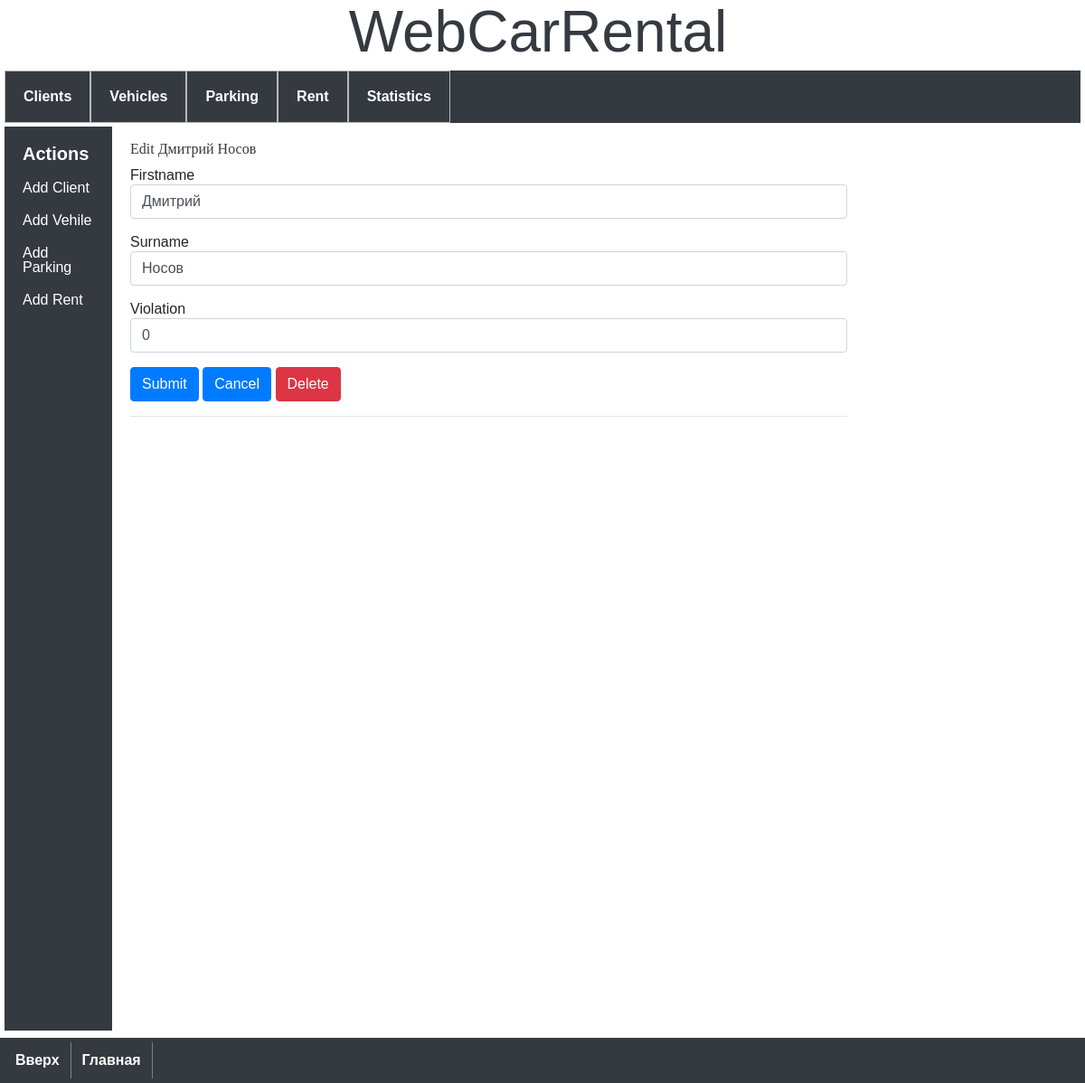
Before: /client/6/edit-client with the older database file.
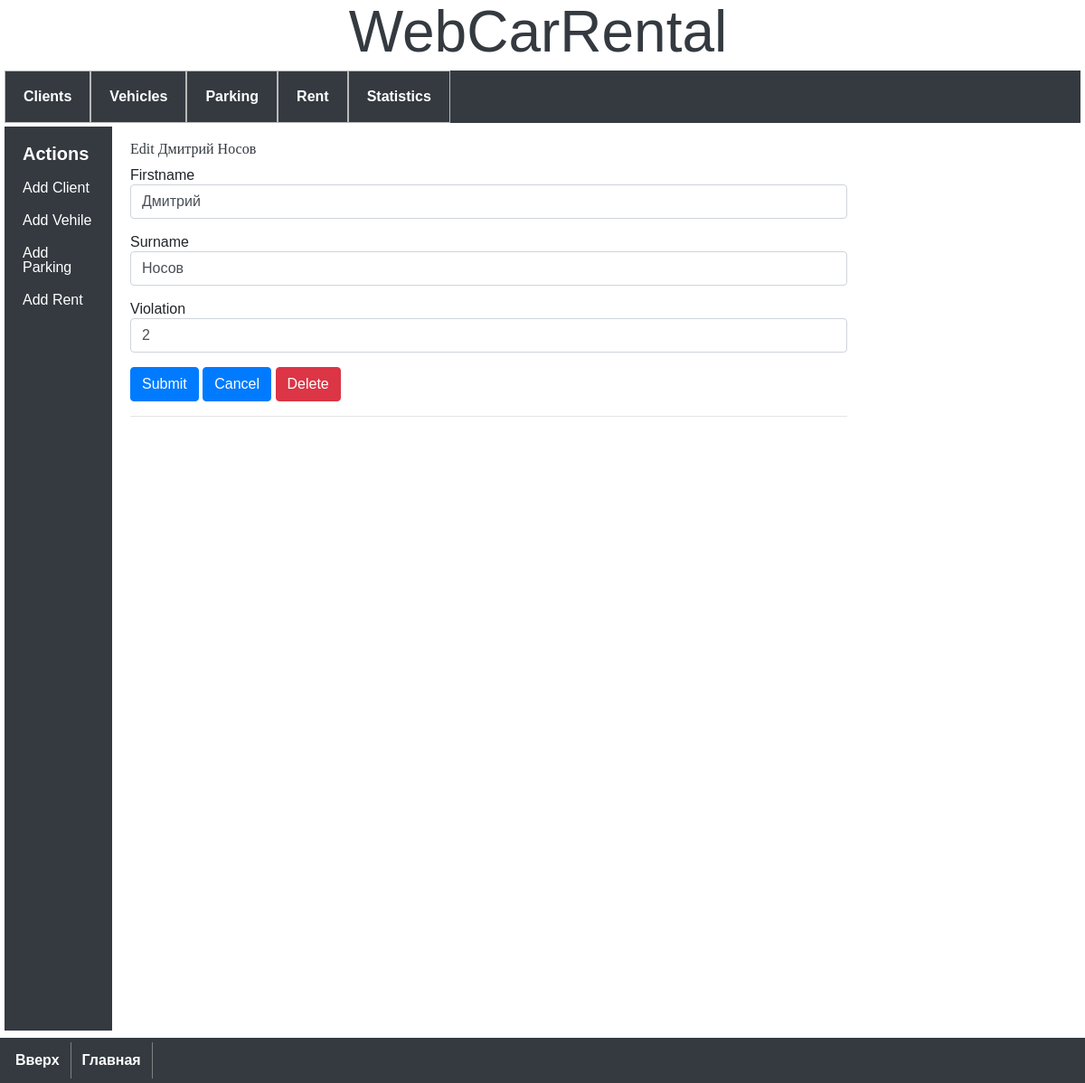
After: the same page with the newer database file.
### model.py (models this page shows)
class Client(db.Model):
    __tablename__ = 'client'
    client_id = db.Column('client_id', db.INTEGER, primary_key=True, autoincrement=True)
    firstname = db.Column('firstname', db.Text)
    surname = db.Column('surname', db.Text)
    violation = db.Column('violation', db.INTEGER)

### app.py (the view, shortened to what this page needs)
@app.route('/client/<int:client_id>/edit-client', methods=('GET', 'POST'))
def edit_client(client_id):
    cur_client = get_client(client_id)
    form = EditAndDeleteClientForm()
    if request.method == 'GET':
        form.firstname.data = cur_client.firstname
        form.surname.data = cur_client.surname
        form.violation.data = cur_client.violation
    return render_template('./client/edit-client.html', client=cur_client, form=form)

### forms.py
class EditAndDeleteClientForm(FlaskForm):
    submit = SubmitField(label=('Submit'))
    delete = SubmitField(label=('Delete'))
    firstname = StringField(
        label=('Firstname'),
        validators=[DataRequired(), Length(max=20),
        Regexp(regex='^([а-яА-Я]|[a-zA-Z])*$', message='Incorrent name')])
    surname = StringField(
        label=('Surname'),
        validators=[
            DataRequired(),
            Length(max=20),
            Regexp(regex='^([а-яА-Я]|[a-zA-Z])*$', message='Incorrent surname')])
    violation = StringField(
        label=('Violation'),
        validators=[DataRequired(),
        Regexp('^[0-9]+$', message='Violation Amount must be a numeric value')
        ])

### app.py (called while the page is built)
def get_client(client_id):
    return db.session.query(Client)\
        .filter(Client.client_id == int(client_id)).one_or_none()

### templates/client/edit-client.html (shortened to what this page needs)
{% extends 'base.html' %}
{% block content %}
<h1>{% block title %} Edit {{ client.firstname }} {{ client.surname }} {% endblock %}</h1>
<div class="continer">
    <form class='form-horizontal' method='POST' action="">
        <div class="form-group">
            {{ form.firstname.label }}
            {{ form.firstname(class="form-control") }}
        </div>
        <div class="form-group">
            {{ form.surname.label }}
            {{ form.surname(class="form-control") }}
        </div>
        <div class="form-group">
            {{ form.violation.label }}
            {{ form.violation(class="form-control") }}
        </div>
        <div class="form-group">
            {{ form.submit(class="btn btn-primary") }}
            <a class="btn btn-primary" href="../../clients">Cancel</a>
            {% if client.client_id %}
            {{ form.delete(class="btn btn-danger btn-medium") }}
            {% endif %}
        </div>
    </form>
</div>
<hr>
{% endblock %}

Changed rows visible on the page:
changed Client "Дмитрий": violation "0" → "2"
